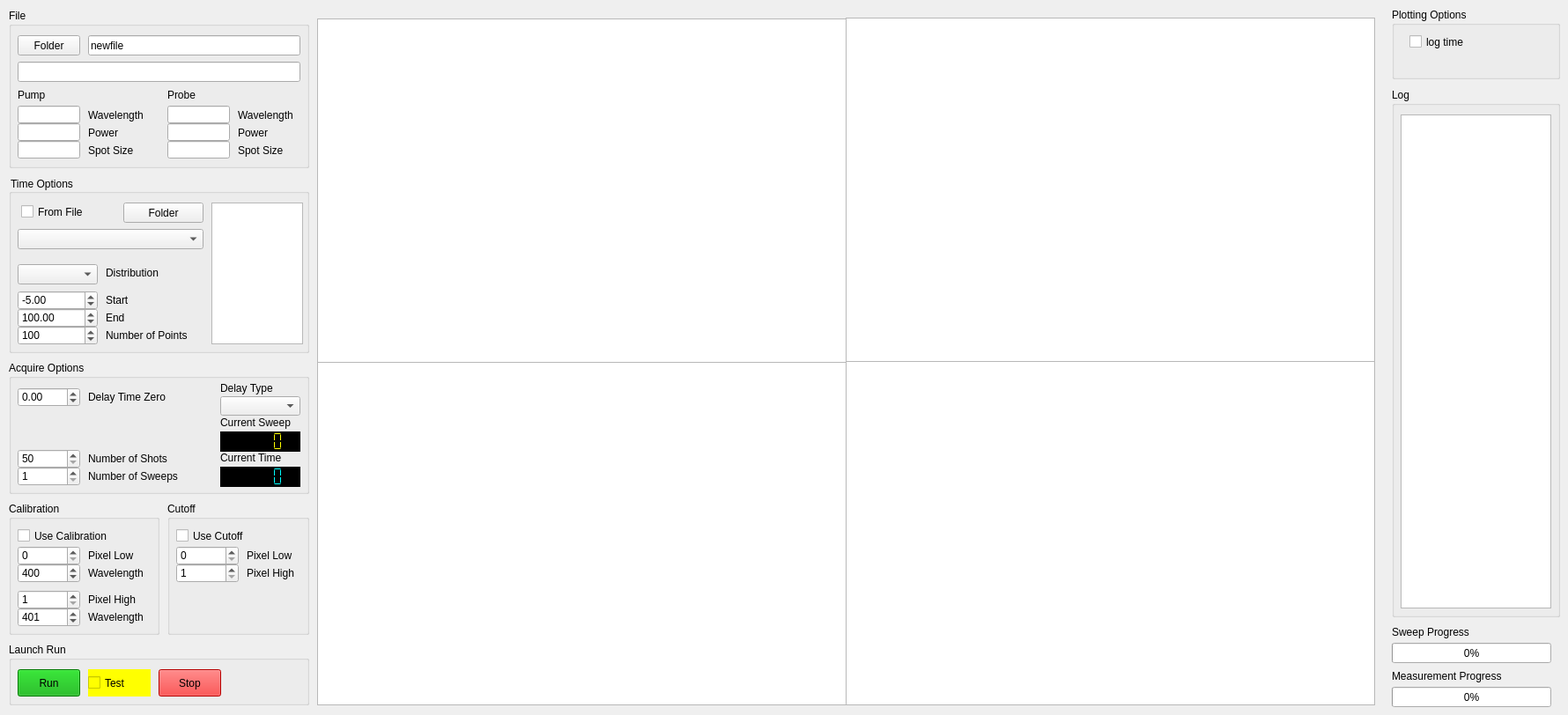
    <widget class="QWidget" name="acquisition_tab">
     <attribute name="title">
      <string>Acquisition</string>
     </attribute>
     <widget class="QGroupBox" name="a_times_box">
      <property name="geometry">
       <rect>
        <x>10</x>
        <y>200</y>
        <width>341</width>
        <height>201</height>
       </rect>
      </property>
      <property name="styleSheet">
       <string notr="true">alternate-background-color: rgb(115, 115, 115);</string>
      </property>
      <property name="title">
       <string>Time Options</string>
      </property>
      <widget class="QComboBox" name="a_distribution_dd">
       <property name="geometry">
        <rect>
         <x>10</x>
         <y>100</y>
         <width>91</width>
         <height>23</height>
        </rect>
       </property>
      </widget>
      <widget class="QDoubleSpinBox" name="a_tstart_sb">
       <property name="geometry">
        <rect>
         <x>10</x>
         <y>130</y>
         <width>91</width>
         <height>22</height>
        </rect>
       </property>
       <property name="minimum">
        <double>-10.000000000000000</double>
       </property>
       <property name="maximum">
        <double>10.000000000000000</double>
       </property>
       <property name="value">
        <double>-5.000000000000000</double>
       </property>
      </widget>
      <widget class="QDoubleSpinBox" name="a_tend_sb">
       <property name="geometry">
        <rect>
         <x>10</x>
         <y>150</y>
         <width>91</width>
         <height>22</height>
        </rect>
       </property>
       <property name="maximum">
        <double>1000000.000000000000000</double>
       </property>
       <property name="singleStep">
        <double>100.000000000000000</double>
       </property>
       <property name="value">
        <double>100.000000000000000</double>
       </property>
      </widget>
      <widget class="QSpinBox" name="a_num_tpoints_sb">
       <property name="geometry">
        <rect>
         <x>10</x>
         <y>170</y>
         <width>91</width>
         <height>22</height>
        </rect>
       </property>
       <property name="minimum">
        <number>20</number>
       </property>
       <property name="maximum">
        <number>5000</number>
       </property>
       <property name="singleStep">
        <number>10</number>
       </property>
       <property name="value">
        <number>100</number>
       </property>
      </widget>
      <widget class="QCheckBox" name="a_timefile_cb">
       <property name="geometry">
        <rect>
         <x>14</x>
         <y>30</y>
         <width>91</width>
         <height>21</height>
        </rect>
       </property>
       <property name="text">
        <string>From File</string>
       </property>
      </widget>
      <widget class="QPushButton" name="a_timefile_btn">
       <property name="geometry">
        <rect>
         <x>130</x>
         <y>30</y>
         <width>91</width>
         <height>23</height>
        </rect>
       </property>
       <property name="text">
        <string>Folder</string>
       </property>
      </widget>
      <widget class="QLabel" name="label_3">
       <property name="geometry">
        <rect>
         <x>110</x>
         <y>100</y>
         <width>81</width>
         <height>20</height>
        </rect>
       </property>
       <property name="text">
        <string>Distribution</string>
       </property>
      </widget>
      <widget class="QLabel" name="label_4">
       <property name="geometry">
        <rect>
         <x>110</x>
         <y>130</y>
         <width>59</width>
         <height>21</height>
        </rect>
       </property>
       <property name="text">
        <string>Start</string>
       </property>
      </widget>
      <widget class="QLabel" name="label_20">
       <property name="geometry">
        <rect>
         <x>110</x>
         <y>150</y>
         <width>59</width>
         <height>21</height>
        </rect>
       </property>
       <property name="text">
        <string>End</string>
       </property>
      </widget>
      <widget class="QLabel" name="label_21">
       <property name="geometry">
        <rect>
         <x>110</x>
         <y>170</y>
         <width>111</width>
         <height>21</height>
        </rect>
       </property>
       <property name="text">
        <string>Number of Points</string>
       </property>
      </widget>
      <widget class="QPlainTextEdit" name="a_times_list">
       <property name="geometry">
        <rect>
         <x>230</x>
         <y>30</y>
         <width>104</width>
         <height>161</height>
        </rect>
       </property>
      </widget>
      <widget class="QComboBox" name="a_timefile_list">
       <property name="geometry">
        <rect>
         <x>10</x>
         <y>60</y>
         <width>211</width>
         <height>23</height>
        </rect>
       </property>
      </widget>
     </widget>
     <widget class="QGroupBox" name="a_file_box">
      <property name="enabled">
       <bool>true</bool>
      </property>
      <property name="geometry">
       <rect>
        <x>10</x>
        <y>10</y>
        <width>341</width>
        <height>181</height>
       </rect>
      </property>
      <property name="title">
       <string>File</string>
      </property>
      <widget class="QPushButton" name="a_folder_btn">
       <property name="geometry">
        <rect>
         <x>10</x>
         <y>30</y>
         <width>71</width>
         <height>23</height>
        </rect>
       </property>
       <property name="text">
        <string>Folder</string>
       </property>
      </widget>
      <widget class="QLineEdit" name="a_metadata_pump_wavelength">
       <property name="geometry">
        <rect>
         <x>10</x>
         <y>110</y>
         <width>71</width>
         <height>20</height>
        </rect>
       </property>
      </widget>
      <widget class="QLineEdit" name="a_metadata_pump_power">
       <property name="geometry">
        <rect>
         <x>10</x>
         <y>130</y>
         <width>71</width>
         <height>20</height>
        </rect>
       </property>
      </widget>
      <widget class="QLineEdit" name="a_metadata_pump_spotsize">
       <property name="geometry">
        <rect>
         <x>10</x>
         <y>150</y>
         <width>71</width>
         <height>20</height>
        </rect>
       </property>
      </widget>
      <widget class="QLabel" name="label_65">
       <property name="geometry">
        <rect>
         <x>90</x>
         <y>110</y>
         <width>71</width>
         <height>21</height>
        </rect>
       </property>
       <property name="text">
        <string>Wavelength</string>
       </property>
      </widget>
      <widget class="QLabel" name="label_66">
       <property name="geometry">
        <rect>
         <x>90</x>
         <y>130</y>
         <width>47</width>
         <height>21</height>
        </rect>
       </property>
       <property name="text">
        <string>Power</string>
       </property>
      </widget>
      <widget class="QLabel" name="label_67">
       <property name="geometry">
        <rect>
         <x>90</x>
         <y>150</y>
         <width>61</width>
         <height>21</height>
        </rect>
       </property>
       <property name="text">
        <string>Spot Size</string>
       </property>
      </widget>
      <widget class="QLineEdit" name="a_metadata_probe_wavelength">
       <property name="geometry">
        <rect>
         <x>180</x>
         <y>110</y>
         <width>71</width>
         <height>20</height>
        </rect>
       </property>
      </widget>
      <widget class="QLabel" name="label_68">
       <property name="geometry">
        <rect>
         <x>260</x>
         <y>110</y>
         <width>71</width>
         <height>21</height>
        </rect>
       </property>
       <property name="text">
        <string>Wavelength</string>
       </property>
      </widget>
      <widget class="QLineEdit" name="a_metadata_probe_spotsize">
       <property name="geometry">
        <rect>
         <x>180</x>
         <y>150</y>
         <width>71</width>
         <height>20</height>
        </rect>
       </property>
      </widget>
      <widget class="QLabel" name="label_69">
       <property name="geometry">
        <rect>
         <x>260</x>
         <y>150</y>
         <width>71</width>
         <height>21</height>
        </rect>
       </property>
       <property name="text">
        <string>Spot Size</string>
       </property>
      </widget>
      <widget class="QLineEdit" name="a_metadata_probe_power">
       <property name="geometry">
        <rect>
         <x>180</x>
         <y>130</y>
         <width>71</width>
         <height>20</height>
        </rect>
       </property>
      </widget>
      <widget class="QLabel" name="label_70">
       <property name="geometry">
        <rect>
         <x>260</x>
         <y>130</y>
         <width>47</width>
         <height>21</height>
        </rect>
       </property>
       <property name="text">
        <string>Power</string>
       </property>
      </widget>
      <widget class="QLineEdit" name="a_filepath_le">
       <property name="geometry">
        <rect>
         <x>10</x>
         <y>60</y>
         <width>321</width>
         <height>23</height>
        </rect>
       </property>
      </widget>
      <widget class="QLineEdit" name="a_filename_le">
       <property name="geometry">
        <rect>
         <x>90</x>
         <y>30</y>
         <width>241</width>
         <height>23</height>
        </rect>
       </property>
       <property name="text">
        <string>newfile</string>
       </property>
      </widget>
      <widget class="QLabel" name="label">
       <property name="geometry">
        <rect>
         <x>10</x>
         <y>90</y>
         <width>59</width>
         <height>15</height>
        </rect>
       </property>
       <property name="text">
        <string>Pump</string>
       </property>
      </widget>
      <widget class="QLabel" name="label_2">
       <property name="geometry">
        <rect>
         <x>180</x>
         <y>90</y>
         <width>59</width>
         <height>15</height>
        </rect>
       </property>
       <property name="text">
        <string>Probe</string>
       </property>
      </widget>
     </widget>
     <widget class="QGroupBox" name="a_acquire_box">
      <property name="geometry">
       <rect>
        <x>10</x>
        <y>410</y>
        <width>341</width>
        <height>151</height>
       </rect>
      </property>
      <property name="title">
       <string>Acquire Options</string>
      </property>
      <widget class="QDoubleSpinBox" name="a_delay_t0">
       <property name="geometry">
        <rect>
         <x>10</x>
         <y>30</y>
         <width>71</width>
         <height>22</height>
        </rect>
       </property>
       <property name="minimum">
        <double>-100000.000000000000000</double>
       </property>
       <property name="maximum">
        <double>100000.000000000000000</double>
       </property>
      </widget>
      <widget class="QSpinBox" name="a_num_shots">
       <property name="geometry">
        <rect>
         <x>10</x>
         <y>100</y>
         <width>71</width>
         <height>22</height>
        </rect>
       </property>
       <property name="minimum">
        <number>50</number>
       </property>
       <property name="maximum">
        <number>10000</number>
       </property>
      </widget>
      <widget class="QLabel" name="label_5">
       <property name="geometry">
        <rect>
         <x>90</x>
         <y>30</y>
         <width>141</width>
         <height>21</height>
        </rect>
       </property>
       <property name="text">
        <string>Delay Time Zero</string>
       </property>
      </widget>
      <widget class="QLabel" name="label_7">
       <property name="geometry">
        <rect>
         <x>90</x>
         <y>100</y>
         <width>121</width>
         <height>21</height>
        </rect>
       </property>
       <property name="text">
        <string>Number of Shots</string>
       </property>
      </widget>
      <widget class="QSpinBox" name="a_num_sweeps">
       <property name="geometry">
        <rect>
         <x>10</x>
         <y>120</y>
         <width>71</width>
         <height>22</height>
        </rect>
       </property>
       <property name="minimum">
        <number>1</number>
       </property>
       <property name="maximum">
        <number>1000</number>
       </property>
      </widget>
      <widget class="QLabel" name="label_8">
       <property name="geometry">
        <rect>
         <x>90</x>
         <y>120</y>
         <width>121</width>
         <height>21</height>
        </rect>
       </property>
       <property name="text">
        <string>Number of Sweeps</string>
       </property>
      </widget>
      <widget class="QComboBox" name="a_delaytype_dd">
       <property name="geometry">
        <rect>
         <x>240</x>
         <y>40</y>
         <width>91</width>
         <height>22</height>
        </rect>
       </property>
      </widget>
      <widget class="QLabel" name="label_9">
       <property name="geometry">
        <rect>
         <x>240</x>
         <y>20</y>
         <width>91</width>
         <height>21</height>
        </rect>
       </property>
       <property name="text">
        <string>Delay Type</string>
       </property>
      </widget>
      <widget class="QLCDNumber" name="a_sweep_display">
       <property name="geometry">
        <rect>
         <x>240</x>
         <y>80</y>
         <width>91</width>
         <height>23</height>
        </rect>
       </property>
       <property name="styleSheet">
        <string notr="true">color: rgb(255, 255, 0);
background-color: rgb(0, 0, 0);</string>
       </property>
       <property name="segmentStyle">
        <enum>QLCDNumber::Flat</enum>
       </property>
      </widget>
      <widget class="QLabel" name="label_16">
       <property name="geometry">
        <rect>
         <x>240</x>
         <y>60</y>
         <width>91</width>
         <height>20</height>
        </rect>
       </property>
       <property name="text">
        <string>Current Sweep</string>
       </property>
      </widget>
      <widget class="QLCDNumber" name="a_time_display">
       <property name="geometry">
        <rect>
         <x>240</x>
         <y>120</y>
         <width>91</width>
         <height>23</height>
        </rect>
       </property>
       <property name="styleSheet">
        <string notr="true">background-color: rgb(0, 0, 0);
color: rgb(0, 255, 255);</string>
       </property>
       <property name="segmentStyle">
        <enum>QLCDNumber::Flat</enum>
       </property>
      </widget>
      <widget class="QLabel" name="label_17">
       <property name="geometry">
        <rect>
         <x>240</x>
         <y>100</y>
         <width>91</width>
         <height>20</height>
        </rect>
       </property>
       <property name="text">
        <string>Current Time</string>
       </property>
      </widget>
     </widget>
     <widget class="QGroupBox" name="a_calib_box">
      <property name="geometry">
       <rect>
        <x>10</x>
        <y>570</y>
        <width>171</width>
        <height>151</height>
       </rect>
      </property>
      <property name="title">
       <string>Calibration</string>
      </property>
      <widget class="QSpinBox" name="a_calib_pixel_low">
       <property name="geometry">
        <rect>
         <x>10</x>
         <y>50</y>
         <width>71</width>
         <height>22</height>
        </rect>
       </property>
       <property name="maximum">
        <number>1199</number>
       </property>
      </widget>
      <widget class="QSpinBox" name="a_calib_wave_low">
       <property name="geometry">
        <rect>
         <x>10</x>
         <y>70</y>
         <width>71</width>
         <height>22</height>
        </rect>
       </property>
       <property name="minimum">
        <number>200</number>
       </property>
       <property name="maximum">
        <number>2000</number>
       </property>
       <property name="value">
        <number>400</number>
       </property>
      </widget>
      <widget class="QSpinBox" name="a_calib_pixel_high">
       <property name="geometry">
        <rect>
         <x>10</x>
         <y>100</y>
         <width>71</width>
         <height>22</height>
        </rect>
       </property>
       <property name="minimum">
        <number>1</number>
       </property>
       <property name="maximum">
        <number>1200</number>
       </property>
      </widget>
      <widget class="QSpinBox" name="a_calib_wave_high">
       <property name="geometry">
        <rect>
         <x>10</x>
         <y>120</y>
         <width>71</width>
         <height>22</height>
        </rect>
       </property>
       <property name="minimum">
        <number>200</number>
       </property>
       <property name="maximum">
        <number>2000</number>
       </property>
       <property name="value">
        <number>401</number>
       </property>
      </widget>
      <widget class="QLabel" name="label_10">
       <property name="geometry">
        <rect>
         <x>90</x>
         <y>50</y>
         <width>81</width>
         <height>21</height>
        </rect>
       </property>
       <property name="text">
        <string>Pixel Low</string>
       </property>
      </widget>
      <widget class="QLabel" name="label_11">
       <property name="geometry">
        <rect>
         <x>90</x>
         <y>70</y>
         <width>71</width>
         <height>21</height>
        </rect>
       </property>
       <property name="text">
        <string>Wavelength</string>
       </property>
      </widget>
      <widget class="QLabel" name="label_12">
       <property name="geometry">
        <rect>
         <x>90</x>
         <y>100</y>
         <width>81</width>
         <height>21</height>
        </rect>
       </property>
       <property name="text">
        <string>Pixel High</string>
       </property>
      </widget>
      <widget class="QLabel" name="label_13">
       <property name="geometry">
        <rect>
         <x>90</x>
         <y>120</y>
         <width>71</width>
         <height>21</height>
        </rect>
       </property>
       <property name="text">
        <string>Wavelength</string>
       </property>
      </widget>
      <widget class="QCheckBox" name="a_use_calib">
       <property name="geometry">
        <rect>
         <x>10</x>
         <y>30</y>
         <width>161</width>
         <height>17</height>
        </rect>
       </property>
       <property name="text">
        <string>Use Calibration</string>
       </property>
       <property name="autoExclusive">
        <bool>false</bool>
       </property>
      </widget>
     </widget>
     <widget class="QGroupBox" name="a_launch_box">
      <property name="geometry">
       <rect>
        <x>10</x>
        <y>730</y>
        <width>341</width>
        <height>71</height>
       </rect>
      </property>
      <property name="title">
       <string>Launch Run</string>
      </property>
      <widget class="QPushButton" name="a_run_btn">
       <property name="geometry">
        <rect>
         <x>10</x>
         <y>30</y>
         <width>71</width>
         <height>31</height>
        </rect>
       </property>
       <property name="styleSheet">
        <string notr="true">background-color: rgb(0, 170, 0);</string>
       </property>
       <property name="text">
        <string>Run</string>
       </property>
      </widget>
      <widget class="QCheckBox" name="a_test_run_btn">
       <property name="geometry">
        <rect>
         <x>90</x>
         <y>30</y>
         <width>71</width>
         <height>31</height>
        </rect>
       </property>
       <property name="styleSheet">
        <string notr="true">background-color: rgb(255, 255, 0);</string>
       </property>
       <property name="text">
        <string>Test</string>
       </property>
      </widget>
      <widget class="QPushButton" name="a_stop_btn">
       <property name="geometry">
        <rect>
         <x>170</x>
         <y>30</y>
         <width>71</width>
         <height>31</height>
        </rect>
       </property>
       <property name="styleSheet">
        <string notr="true">background-color: rgb(255, 0, 0);</string>
       </property>
       <property name="text">
        <string>Stop</string>
       </property>
      </widget>
     </widget>
     <widget class="QGroupBox" name="groupBox_6">
      <property name="geometry">
       <rect>
        <x>1580</x>
        <y>9</y>
        <width>191</width>
        <height>81</height>
       </rect>
      </property>
      <property name="title">
       <string>Plotting Options</string>
      </property>
      <widget class="QCheckBox" name="a_plot_log_t_cb">
       <property name="geometry">
        <rect>
         <x>20</x>
         <y>30</y>
         <width>82</width>
         <height>17</height>
        </rect>
       </property>
       <property name="text">
        <string>log time</string>
       </property>
       <property name="autoExclusive">
        <bool>false</bool>
       </property>
      </widget>
     </widget>
     <widget class="QGroupBox" name="groupBox_7">
      <property name="geometry">
       <rect>
        <x>1580</x>
        <y>100</y>
        <width>191</width>
        <height>601</height>
       </rect>
      </property>
      <property name="title">
       <string>Log</string>
      </property>
      <widget class="QPlainTextEdit" name="a_history">
       <property name="geometry">
        <rect>
         <x>10</x>
         <y>30</y>
         <width>171</width>
         <height>561</height>
        </rect>
       </property>
      </widget>
     </widget>
     <widget class="PlotWidget" name="a_last_shot_graph">
      <property name="geometry">
       <rect>
        <x>960</x>
        <y>20</y>
        <width>601</width>
        <height>391</height>
       </rect>
      </property>
     </widget>
     <widget class="PlotWidget" name="a_spectra_graph">
      <property name="geometry">
       <rect>
        <x>960</x>
        <y>410</y>
        <width>601</width>
        <height>391</height>
       </rect>
      </property>
     </widget>
     <widget class="PlotWidget" name="a_kinetic_graph">
      <property name="geometry">
       <rect>
        <x>360</x>
        <y>410</y>
        <width>601</width>
        <height>391</height>
       </rect>
      </property>
     </widget>
     <widget class="ImageView" name="a_colourmap">
      <property name="geometry">
       <rect>
        <x>360</x>
        <y>21</y>
        <width>601</width>
        <height>391</height>
       </rect>
      </property>
     </widget>
     <widget class="QProgressBar" name="a_measurement_progress_bar">
      <property name="geometry">
       <rect>
        <x>1580</x>
        <y>780</y>
        <width>181</width>
        <height>23</height>
       </rect>
      </property>
      <property name="value">
       <number>0</number>
      </property>
     </widget>
     <widget class="QGroupBox" name="a_cutoff_box">
      <property name="geometry">
       <rect>
        <x>190</x>
        <y>570</y>
        <width>161</width>
        <height>151</height>
       </rect>
      </property>
      <property name="title">
       <string>Cutoff</string>
      </property>
      <widget class="QCheckBox" name="a_use_cutoff">
       <property name="geometry">
        <rect>
         <x>10</x>
         <y>30</y>
         <width>131</width>
         <height>17</height>
        </rect>
       </property>
       <property name="text">
        <string>Use Cutoff</string>
       </property>
       <property name="autoExclusive">
        <bool>false</bool>
       </property>
      </widget>
      <widget class="QLabel" name="label_15">
       <property name="geometry">
        <rect>
         <x>90</x>
         <y>70</y>
         <width>61</width>
         <height>21</height>
        </rect>
       </property>
       <property name="text">
        <string>Pixel High</string>
       </property>
      </widget>
      <widget class="QLabel" name="label_14">
       <property name="geometry">
        <rect>
         <x>90</x>
         <y>50</y>
         <width>61</width>
         <height>21</height>
        </rect>
       </property>
       <property name="text">
        <string>Pixel Low</string>
       </property>
      </widget>
      <widget class="QSpinBox" name="a_cutoff_pixel_high">
       <property name="geometry">
        <rect>
         <x>10</x>
         <y>70</y>
         <width>71</width>
         <height>22</height>
        </rect>
       </property>
       <property name="minimum">
        <number>1</number>
       </property>
       <property name="maximum">
        <number>1200</number>
       </property>
      </widget>
      <widget class="QSpinBox" name="a_cutoff_pixel_low">
       <property name="geometry">
        <rect>
         <x>10</x>
         <y>50</y>
         <width>71</width>
         <height>22</height>
        </rect>
       </property>
       <property name="maximum">
        <number>1199</number>
       </property>
      </widget>
     </widget>
     <widget class="QProgressBar" name="a_sweep_progress_bar">
      <property name="geometry">
       <rect>
        <x>1580</x>
        <y>730</y>
        <width>181</width>
        <height>23</height>
       </rect>
      </property>
      <property name="value">
       <number>0</number>
      </property>
     </widget>
     <widget class="QLabel" name="label_18">
      <property name="geometry">
       <rect>
        <x>1580</x>
        <y>760</y>
        <width>181</width>
        <height>16</height>
       </rect>
      </property>
      <property name="text">
       <string>Measurement Progress</string>
      </property>
     </widget>
     <widget class="QLabel" name="label_19">
      <property name="geometry">
       <rect>
        <x>1580</x>
        <y>710</y>
        <width>181</width>
        <height>16</height>
       </rect>
      </property>
      <property name="text">
       <string>Sweep Progress</string>
      </property>
     </widget>
    </widget>
